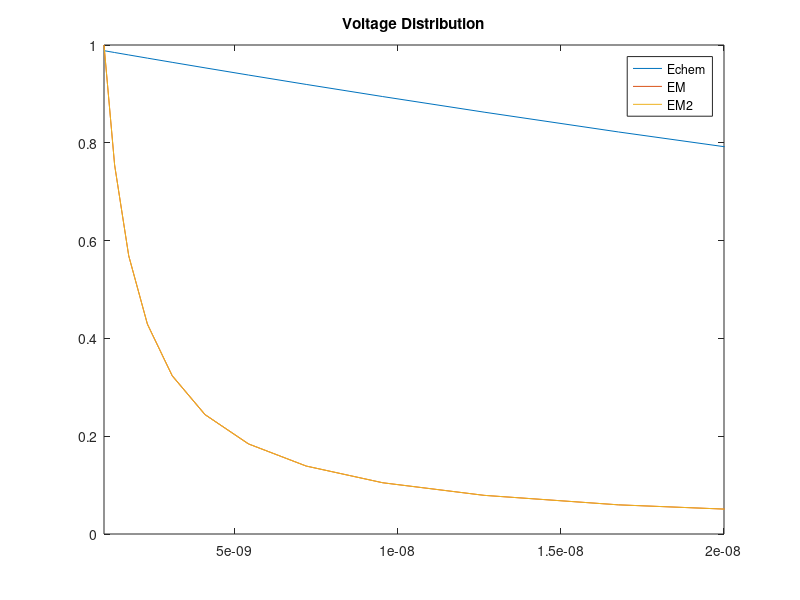
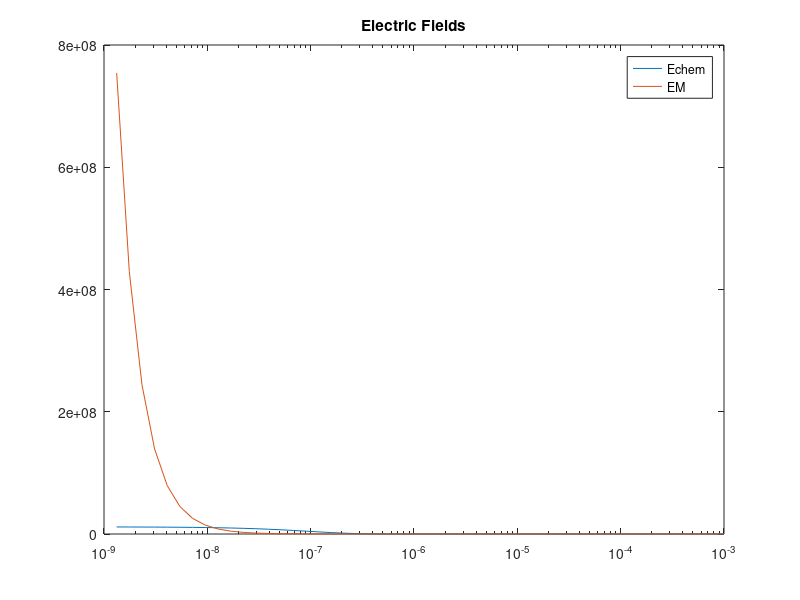

Write the MATLAB code that produced these figures, in order.
%% model_VoltageDist_EChemVEM
% Attempting to approximate voltage distributions using both an echem model
% of the diffuse layer and a simple monopole voltage distribution
% relationship. 

close all 
clearvars 

% Sets relative filepaths from this script
currentFile = mfilename( 'fullpath' );
cd(fileparts(currentFile));
addpath(genpath('../matlab'));
addpath(genpath('../rawData'));
addpath(genpath('../output'));
parts = strsplit(currentFile, {'\', '\'});
outputDir = ['../output/' parts{end}];
[~, ~] = mkdir(outputDir);

%%
z = 1;
n0 = 126e-3;              % Bulk concentration of ion (moles/Liter)
e_charge = 1.6022e-19;    % Charge on an electron (Coulombs)
phi = [];                 % voltage at position x (V)
phi_trode = 1;            % Electrode voltage (V)
K = 1.3806e-23;           % Boltzmann constant (m2*kg/s^2*K)
T = 298;                  % Temperature (K)
epsilon =  300;           % dielectric constant of solution (guessing)            
epsilon_0 = 8.85419e-12;  % permitivity of free space

x = 1e-5;
x = logspace(-9,-3);
kappa = sqrt( ( 2*(n0)*(z^2)*(e_charge^2) ) / ...
            ( epsilon * epsilon_0 * K * T ) );
kappa_2 = (3.29e7)*z*sqrt(n0);

kappa_inv = 1/kappa;
kappa_inv_2 = 1/kappa_2;

phi = atanh( exp(-kappa_2.*x) .* tanh(z.*e_charge.*phi_trode./4.*K.*T )).*4.*K.*T ./ ...
      ( z * e_charge );
  
phi_2 = phi_trode.*exp(-kappa_2.*x);

EF_ECHEM = diff(phi_2)./diff(x);   % Derivative to approx EF strength

plot(x, phi_2)
hold on

% For whatever reason, can't get the general forms of kappa and phi to
% calculate correctly, so using kappa_2 and phi_2 which are special cases
% from B and F (page 548). 


%% Point charge
k = 1/(4*pi*epsilon_0);
V_trode = 1;
Q = x(1)*V_trode/k;
r = x;

V = k.*Q./r;
EF_EM = diff(V)./diff(r);

% Attemping based off current and resistivity
sigma = 2.3;    % S/m
I = 4*pi*sigma*r(1);
V2 = (1/(sigma*4*pi)).*(I./r);

plot(r, V)
plot(r, V2)
xlim([1e-9 2e-8])
title('Voltage Distribution')
legend('Echem', 'EM', 'EM2')

figure
semilogx(x(2:end), -1*EF_ECHEM)
hold on
semilogx(x(2:end), -1*EF_EM)
title('Electric Fields')
legend('Echem', 'EM')

% Intersting.... The electromagnetics predicts faster decay
% Maybe even more intersting that there is such little difference between
% the decay from a point source in vacuum and from a point source in
% electrolyte. 